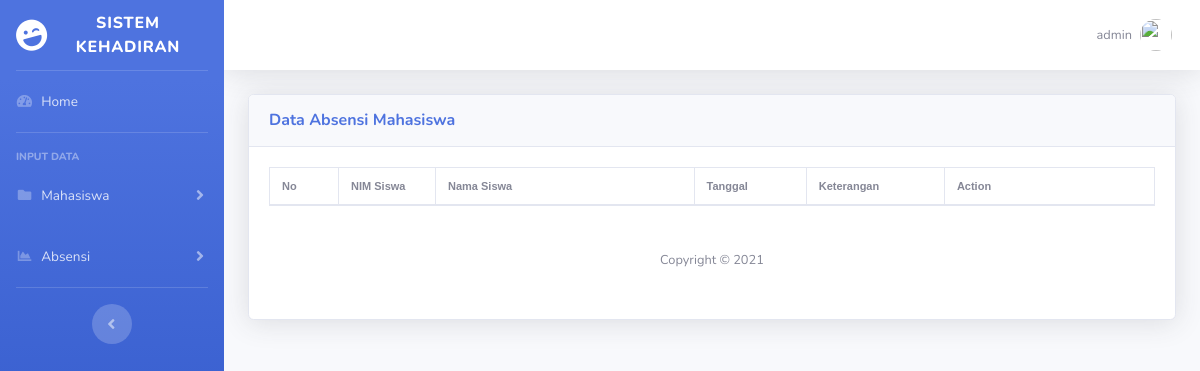
/home-admin.php?page=lihat-nilai-siswa (signed in), run on an earlier commit of the app's database.
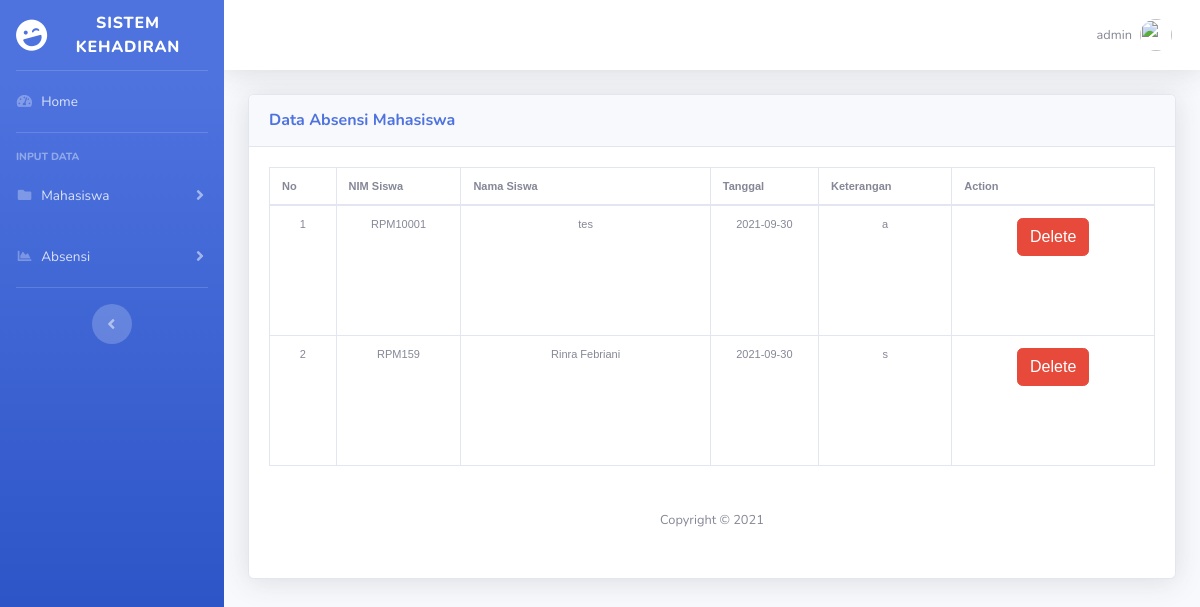
And on a later commit of the database.
### tables this page shows
CREATE TABLE `absen` (
  `id_absen` int(11) NOT NULL,
  `tgl` date NOT NULL,
  `nim` varchar(100) NOT NULL,
  `status` enum('s','a','i','') NOT NULL
);

CREATE TABLE `data_siswa` (
  `nim` varchar(10) NOT NULL,
  `nama_siswa` varchar(30) NOT NULL,
  `jk` varchar(9) NOT NULL,
  `jurusan` varchar(20) NOT NULL,
  `tmp_lahir` varchar(25) NOT NULL,
  `tgl_lahir` date NOT NULL,
  `alamat` varchar(50) NOT NULL,
  `nama_ibu` varchar(30) NOT NULL,
  `email` varchar(30) NOT NULL,
  `hp` varchar(12) NOT NULL
);

### form-lihat-data-nilai.php (the view, shortened to what this page needs)
<link rel="stylesheet" type="text/css" href="DataTables/datatables.min.css"/>
<div class="card shadow mb-4">
            <div class="card-header py-3">
              <h6 class="m-0 font-weight-bold text-primary">Data Absensi Mahasiswa</h6>
            </div>
            <div class="card-body">
              <div class="table-responsive">
                <table class="table table-bordered" id="dataMahasiswa" width="100%" cellspacing="0">
                  <thead>
	<th width="5">No</td>&nbsp;
	<th width="60">NIM Siswa</td>&nbsp;
	<th width="160">Nama Siswa</td>&nbsp;
	<th width="60">Tanggal</td>&nbsp;
	<th width="60">Keterangan </td>&nbsp;
	<?php if($_SESSION["username"]=='admin'){?>
	<th width="130">Action</td>&nbsp;
	<?php }?>
</thead>
</div>
</div>
<?php
	$NIM_DATA = "";
	$Open = mysqli_connect("localhost:3306","root","");
	$Cari="SELECT * FROM absen INNER JOIN data_siswa ON absen.nim=data_siswa.nim ".$NIM_DATA;
	$Tampil = mysqli_query($Open,$Cari);
	$nomer=0;
    while (	$hasil = mysqli_fetch_array($Tampil)) {
			$id_absen	= stripslashes ($hasil['id_absen']);
			$nim_siswa	= stripslashes ($hasil['nim']);
			$nama =stripslashes ($hasil['nama_siswa']);
			$tgl			= stripslashes ($hasil['tgl']);
			$status	= stripslashes ($hasil['status']);
	$nomer++;
?>
	<tr align="center" height="130">
		<td><?=$nomer?><div align="center"></div></td>
		<td><?=$nim_siswa?><div align="center"></div></td>
		<td><?=$nama?><div align="center"></div></td>
		<td><?=$tgl?><div align="center"></div></td>
		<td><?=$status?><div align="center"></div></td>
		<?php if($_SESSION["username"]=='admin'){?>
		<td><a href="home-admin.php?page=delete-data-absensi&id_absen=<?=$id_absen?>"class="btn btn-danger">Delete</a></td>
		<?php }?>
		</tr>
<?php
	}
?>
</div>

What changed in the data, as far as the page shows it:
added absen: data_siswa.nim "RPM10001", data_siswa.nama_siswa "tes", tgl "2021-09-30", status "a"
added absen: data_siswa.nim "RPM159", data_siswa.nama_siswa "Rinra Febriani", tgl "2021-09-30", status "s"
